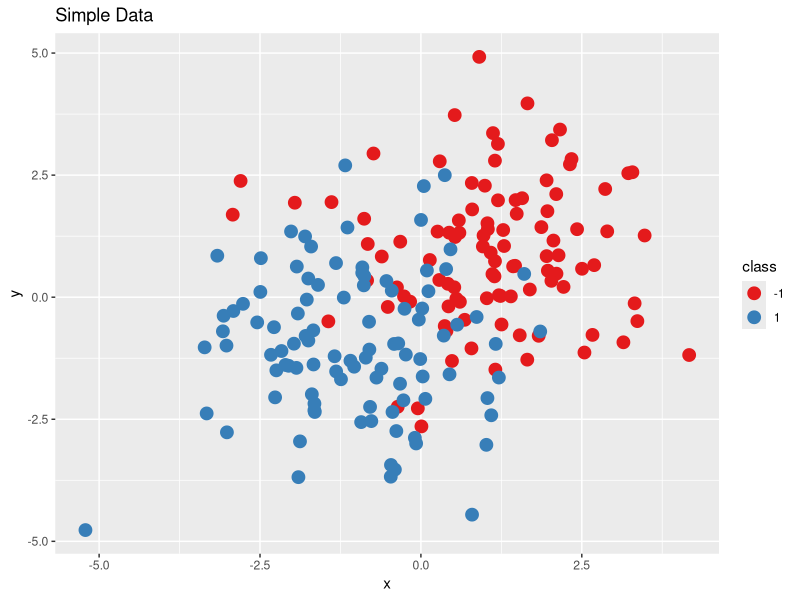
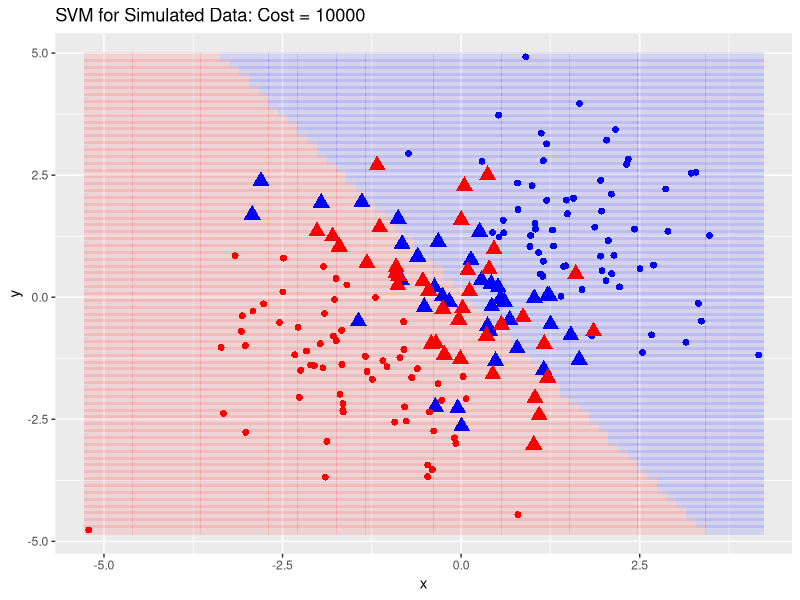
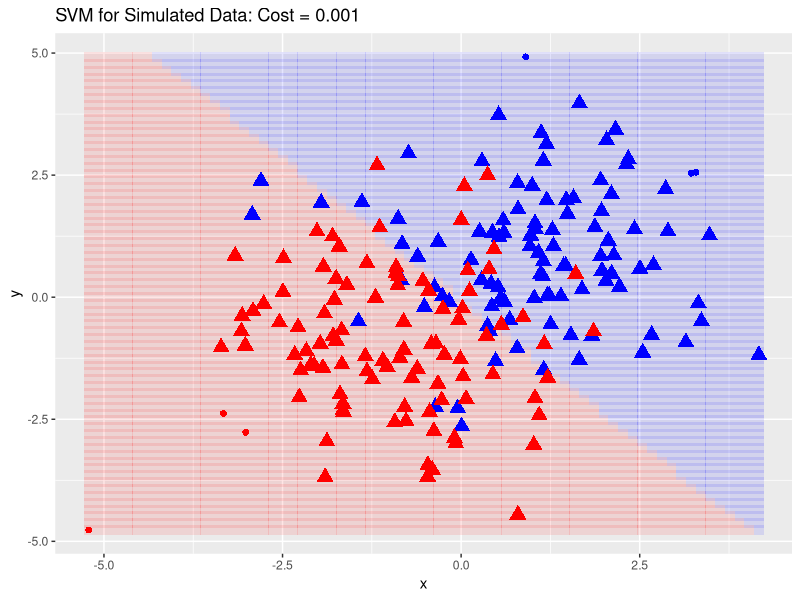
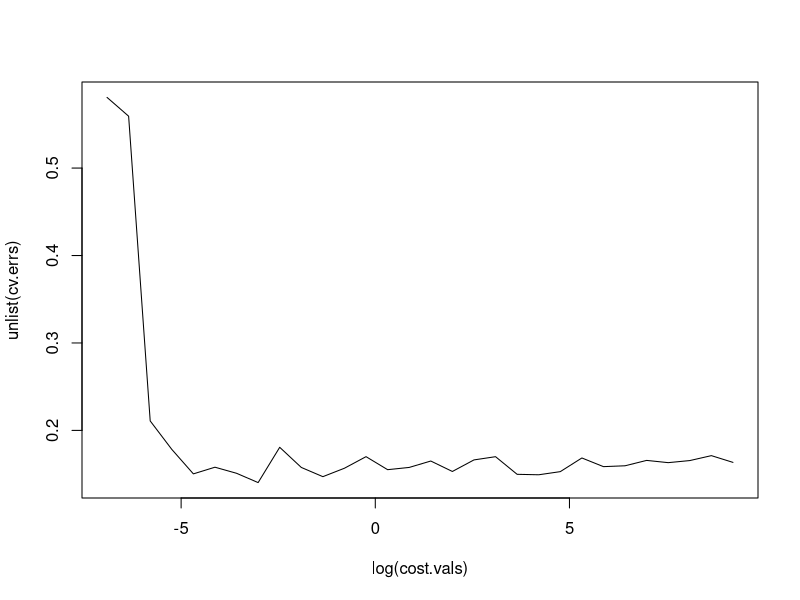

Generate these figures, in order, with R: (Note: this script raises an error after producing the figures.)
library(e1071)
library(MASS)
library(ROCR)
library(tidyverse)
library(dplyr)

#######################################################
##build a grid to show the region classifications
## grid size
#######################################################
build.grid <- function(df,GS){
    rng.x <- with(df,range(x))
    rng.y <- with(df,range(y))
    xvals=seq(rng.x[1],rng.x[2],length=GS)
    yvals=seq(rng.y[1],rng.y[2],length=GS)
    grid.xy=expand.grid(xvals,yvals)
    grid.df <- data.frame(x=grid.xy[,1],y=grid.xy[,2],class=0)
}
#######################################################


#######################################################
##simple data
#######################################################
mu0 <- c(1,1)
mu1 <- c(-1,-1)
N <- 100
std.dev<- 4*sqrt(1/5)
vals0 <- mvrnorm(N,mu0,diag(2)*std.dev)
vals1 <- mvrnorm(N,mu1,diag(2)*std.dev)
vals <- rbind(vals0,vals1)
dat.df <- data.frame(label=1:(2*N),x=vals[,1],y=vals[,2],class=factor(rep(c(-1,1),each=N)))

## tune.out=tune(svm,y~.,data=dat.df,kernel="linear",
##               ranges=list(cost=c(0.001, 0.01, 0.1, 1,5,10,100)))
##
##plot the data
gg.train <- ggplot(dat.df,aes(x,y,color=class))+
    geom_point(size=4)+
    scale_color_brewer(palette="Set1")+
  ggtitle("Simple Data")
gg.train



#######################################################
### create the SVM plot
## build a grid
grid.df <- build.grid(dat.df,70)

##cost is the inverse of budget. It's gamma is our second
##minimization, that is, the penality for a total cost of violating
##the margin.


##large C: flexible, small margin. High variance, small bias
C <- 10000
svmfitBigC <-
  svm(class~x+y,data=dat.df,kernel="linear",cost=C,scale=F)

##
svmfit <- svmfitBigC
grid.class <- predict(svmfit,newdata=grid.df)
grid.df <- within(grid.df,class <- factor(grid.class))
dat.df <- within(dat.df,Support <- label %in% svmfit$index)
dat.df <- within(dat.df,Size <- ifelse(Support,5,1))

##
gg.big.svm <-ggplot()+
  geom_point(data=grid.df,aes(x,y,color=factor(class)),shape=15,alpha=.10,size=3)+
  geom_point(data=dat.df,aes(x,y,color=factor(class),shape=Support,size=Size))+
  scale_color_manual(values=c("blue","red"))+
  scale_size(range=c(2,4))+  guides(size=FALSE,shape=F,color=F)+
  ggtitle(sprintf("SVM for Simulated Data: Cost = %s",C))
gg.big.svm


##small C, not flexible, large marign. Low Variance, High Bias
C <- .001000
svmfitSmallC <-
  svm(class~x+y,data=dat.df,kernel="linear",cost=C,scale=F)

svmfit <- svmfitSmallC
##
grid.class <- predict(svmfit,newdata=grid.df)
grid.df <- within(grid.df,class <- factor(grid.class))
dat.df <- within(dat.df,Support <- label %in% svmfit$index)
dat.df <- within(dat.df,Size <- ifelse(Support,5,1))
##
gg.small.svm <- ggplot()+
  geom_point(data=grid.df,aes(x,y,color=class),shape=15,alpha=.10,size=3)+
  geom_point(data=dat.df,aes(x,y,color=factor(class),shape=Support,size=Size))+
  scale_color_manual(values=c("blue","red"))+
  scale_size(range=c(2,4))+ guides(size=FALSE,shape=F,color=F)+
    ggtitle(sprintf("SVM for Simulated Data: Cost = %s",C))
gg.small.svm

#######################################################
## Performance
## Estimate error with CV
#######################################################
cv.svm <- function(C,K,df){
    N <- nrow(df)
    folds <- sample(1:K,N,rep=T)
    errs <- rep(0,K)
    for(k in 1:K){
        train <- !folds==k
        test <-  folds==k
        svmfit <-
            svm(class~x+y,data=df[train,],kernel="linear",cost=C,scale=T)
        pred.svm <- predict(svmfit,newdata=df[test,])
    pred.svm
        errs[k] <- with(dat.df[test,],mean(class!=pred.svm))
    }
    mean(errs)
}

cv.svm(10,5,dat.df)
cv.svm(100,5,dat.df)
cv.svm(1000,5,dat.df)

cost.vals <- 10^seq(-3,4,length=30)
cv.errs <- lapply(cost.vals,function(x) cv.svm(x,5,dat.df))
plot(log(cost.vals),unlist(cv.errs),type="l")

idx <- which.min(cv.errs)
cost.vals[idx]

#######################################################
## Tuning...
## svm will cross-validate to find optimnal choice of cost
#######################################################
svm.tuned <- tune.svm(class~x+y,data=dat.df,kernel="linear",scale=T,
                      ##include a s
                     cost=cost.vals)
##extract the optimal cost
(cost.opt <- svm.tuned$best.model$cost)

##extract the best model
svmfit.best <- svm.tuned$best.model

##try this on our cross-validation function
cv.svm(cost.opt,10,dat.df)


#######################################################
## ROC Curve ..... trick is to return the fitted values
#######################################################
C <- .0100000
##note the extra argument
svmfit <-
    svm(class~x+y,data=dat.df,kernel="linear",cost=C,scale=F,decision.values=T)
##get the fitted values
fitted <- svmfit$decision.values

##ROC curve
M <- 100
rng <- range(fitted)
fp <- rep(0,M)
tp <- rep(0,M)

t.vals <- seq(rng[1],rng[2],length=M)
for(i in 1:M){
  pred <- fitted>=t.vals[i]
  tp[i]<-with(dat.df,sum(class== -1 & pred)/sum(class== -1))
  fp[i]<-with(dat.df,sum(class== +1 & pred)/sum(class== +1))
}

df.roc <- data.frame(tp,fp)
##remove redundant values
df.roc <- ddply(df.roc,.(fp),summarize,tp=min(tp))

df.roc <- df.roc%>%
    group_by(fp)%>%
    summarize(tp=min(tp))

ggplot(df.roc,aes(fp,tp))+geom_point(color="red")+geom_step(color="red")+
  ggtitle(sprintf("ROC Cost=%s",C))

############################################
## Cross Validate to get a better ROC curve
############################################
roc.svm.cv <- function(df,C){
    N <- nrow(df)
    folds <- sample(1:K,N,rep=T)
    M <- 100
    fp <- matrix(nrow=K,ncol=M)
    tp <- matrix(nrow=K,ncol=M)
    for(k in 1:K){
        train <- !folds==k
        test <-  folds==k
        svmfit <-
            svm(class~x+y,data=df[train,],kernel="linear",cost=C,scale=T)
        pred.svm <-
            predict(svmfit,newdata=df[test,],decision.values=T)
        ##this was annoying...here's how to ge the fitted values from predict
        fitted <-attr(pred.svm,"decision.values")
        rng <- range(fitted)
        t.vals <- seq(rng[1],rng[2],length=M)
        for(i in 1:M){
            pred <- fitted>t.vals[i]
            tp[k,i]<-with(df[test,],sum(class== -1 & pred)/sum(class== -1))
            fp[k,i]<-with(df[test,],sum(class== +1 & pred)/sum(class== +1))
        }
    }
    ##columns to average over all the CV folds
    tp<- colMeans(tp)
    fp <- colMeans(fp)
    ##return
    df.ret <- data.frame(fp,tp)
    ddply(df.ret,.(fp),summarize,tp=min(tp))
}

df.roc<- roc.svm.cv(dat.df,1000)

ggplot(df.roc,aes(fp,tp))+geom_point(color="red")+geom_step(color="red")+
  ggtitle(sprintf("ROC (Cross Validated) Cost=%s",C))

##compute area under the curve as a measuro of ROC
df.roc <- within(df.roc,fp2 <- c(fp[-1],fp[nrow(df.roc)]))
df.roc <- within(df.roc,del.fp <- fp2-fp)
(auc <- with(df.roc,sum(tp*del.fp)))


#######################################################
## More complicated example
##
## generate values according to ESL example page 21
## n means at (1,0) and 10 at (-1,0) with sigma=Id
#######################################################
##fixed std.dev for samples
std.dev<- sqrt(1/5)
#######################################################
## generate means for classes 0 and 1
#######################################################
n <- 10
mu0 <- mvrnorm(n,c(0,1),diag(1,2))
mu1 <- mvrnorm(n,c(1,0),diag(1,2))

#######################################################
## Create a training data frame for classificaton
## sample the means  N times each to build the training data set for
## each of the classes
#######################################################
N <- 200
rnds <- sample(1:n,N,rep=T)

vals0<- t(apply(mu0[rnds,],1,function(mu) mvrnorm(1,mu,diag(2)*std.dev)))
vals1 <- t(apply(mu1[rnds,],1,function(mu) mvrnorm(1,mu,diag(2)*std.dev)))
vals <- rbind(vals1,vals0)

##put in a data frame
dat.df <-
    data.frame(label=factor(1:(2*N)),x=vals,class=factor(rep(c(1,-1),each=N)))
names(dat.df)[2:3] <- c("x","y")


##plot the data
gg.train <- ggplot(dat.df,aes(x,y,color=class))+
    geom_point(size=3)+
    scale_color_brewer(palette="Set1")+
  ggtitle("Mixed Gaussian Data--Train")
gg.train

grid.df <- build.grid(dat.df,50)
names(grid.df)

#######################################################
## Bayes Classifier Following ESL description pages 17.
## pt is an (x, y) point
## returns the Bayes Classifier probabilityn of Class==1
## mu1, mu0  n means defining centers of Gaussians for classes 0,1
## fixed std.dev s. No correlation in covariance matrix
#######################################################
bayes.class <- function(pt){
  p0 <- mean(dnorm(pt[1],mu0[,1],std.dev)*dnorm(pt[2],mu0[,2],std.dev))
  p1 <- mean(dnorm(pt[1],mu1[,1],std.dev)*dnorm(pt[2],mu1[,2],std.dev))
  p1/(p0+p1)
}


grid.xy <- with(grid.df,matrix(c(x,y),nrow=nrow(grid.df)))
bayes.prob=apply(grid.xy,1,bayes.class)
##
grid.df <- within(grid.df,class <-
                  factor(ifelse(bayes.prob>0.5,1,-1)))
grid.df <- within(grid.df,prob <-bayes.prob)


gg.bayes <- ggplot()+
    geom_point(data=grid.df,aes(x,y,color=class),shape=15,size=5,alpha=.50)+
    stat_contour(data=grid.df,aes(x,y,z=prob),breaks=c(.5))+
    geom_point(data=dat.df,aes(x,y,color=factor(class)),size=4)+
    scale_color_brewer(palette="Set1")+
    ggtitle("Bayes Decision Bounndary")
gg.bayes

##Bayes Error Rate...this is the theoretical optimal classification
bayes.prob=with(dat.df,apply(cbind(x,y),1,bayes.class))
bayes.pred=bayes.prob>0.5
err.bayes <- with(dat.df,mean((class==1)!=bayes.pred))
err.bayes


#################################
## SVM with a linear kernel
################################
cost.vals <- 10^seq(-2,4,length=10)
svmfit.tune <- tune.svm(class~x+y,data=dat.df,kernel="linear",cost=cost.vals,scale=T)

svmfit.lin <- svmfit.tune$best.model
svmfit.lin

### recreate the SVM plot
grid2.df <- build.grid(dat.df,70)
##
grid.class <- predict(svmfit.lin,newdata=grid2.df)
grid2.df <- within(grid2.df,class <- factor(grid.class))

dat.df <- within(dat.df,Support <- label %in% svmfit.lin$index)
dat.df <- within(dat.df,Size <- ifelse(Support,5,1))

gg.bayes <- ggplot()+
  geom_point(data=grid2.df,aes(x,y,color=class),shape=15,size=5,alpha=.20)+
  stat_contour(data=grid.df,aes(x,y,z=prob),breaks=c(.5))+
  geom_point(data=dat.df,aes(x,y,color=factor(class),shape=Support,size=Size))+
  scale_size(range=c(2,4))+ guides(size=FALSE,shape=F,color=F)+
    scale_color_brewer(palette="Set1")+
    ggtitle("Bayes Decision Bounndary and SVM (Linear Kernel)")
gg.bayes

svm.pred <- predict(svmfit.lin,data=dat.df)
err.lin <- with(dat.df,mean( (class != svm.pred)))
err.lin

c(err.bayes,err.lin)
#######################################################
## Use a radial kernel
#######################################################
svm.tuned <- tune.svm(class~x+y,data=dat.df,kernel="radial",scale=T,
                     cost=cost.vals,gamma=.25)

svmfit.rad <- svm.tuned$best.model

### recreate the SVM plot
grid2.df <- build.grid(dat.df,70)
##
grid.class <- predict(svmfit.rad,newdata=grid2.df)
grid2.df <- within(grid2.df,class <- factor(grid.class))

dat.df <- within(dat.df,Support <- label %in% svmfit.rad$index)
dat.df <- within(dat.df,Size <- ifelse(Support,5,1))

gg.bayes <- ggplot()+
  geom_point(data=grid2.df,aes(x,y,color=class),shape=15,size=5,alpha=.20)+
  stat_contour(data=grid.df,aes(x,y,z=prob),breaks=c(.5))+
  geom_point(data=dat.df,aes(x,y,color=factor(class),shape=Support,size=Size))+
  scale_size(range=c(2,4))+ guides(size=FALSE,shape=F,color=F)+
    scale_color_brewer(palette="Set1")+
    ggtitle("Bayes Decision Bounndary SVM (Radial Kernel)")
gg.bayes

svm.pred <- predict(svmfit.rad,data=dat.df)
err.rad <- with(dat.df,mean( (class != svm.pred)))
err.rad

c(err.bayes,err.lin,err.rad)
